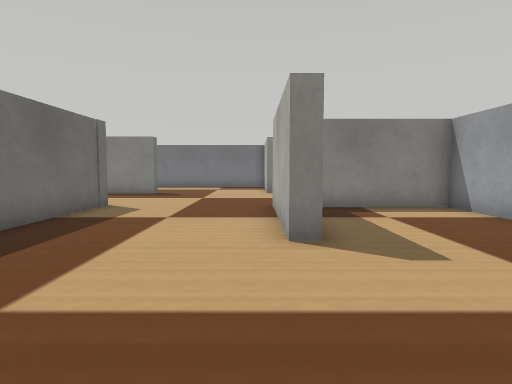
[1] (above)

20 first-person views from a walk through a Webots world. The camera is 0.22 m above the floor, tilts 4° down and sees 75° across. The floor is counted in squares, 0.2 m on a side. Each view is taken from the middle of a square. On the plan, view 1 faces up. The plan holds only what a view shows up to about 13 squares ahead; the rest is blank. Robots are left out. Simple shapes and patterns stand in for the simulator's stock objects.

[2]
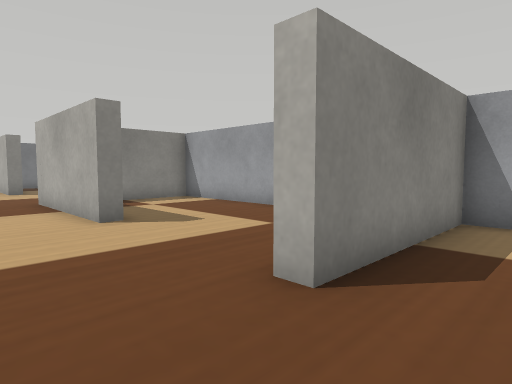

[3]
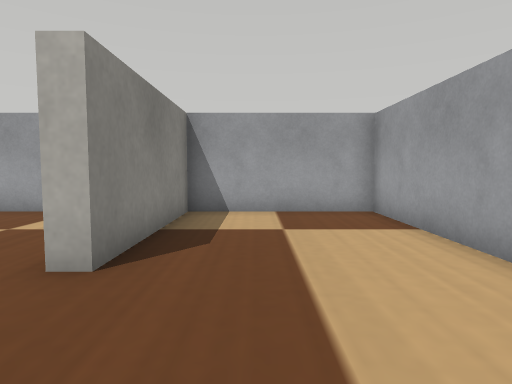

[4]
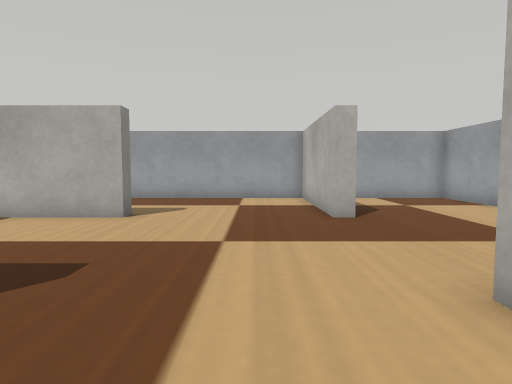

[5]
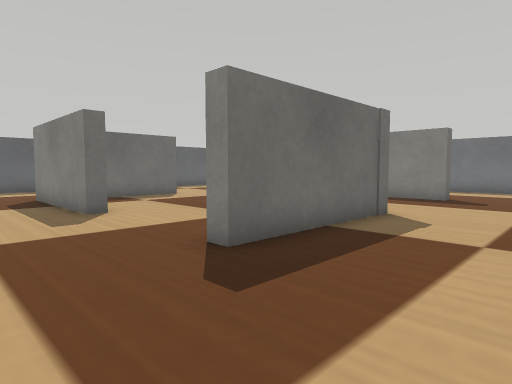

[6]
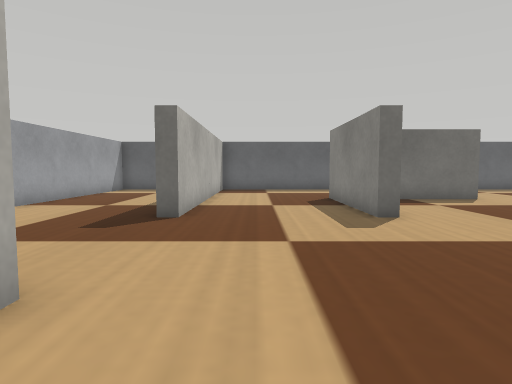

[7]
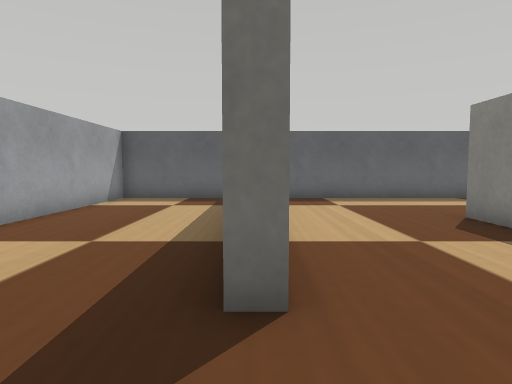

[8]
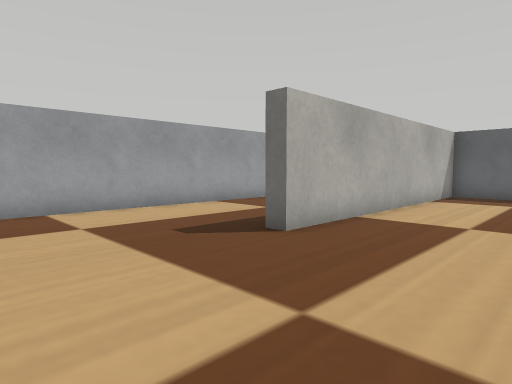

[9]
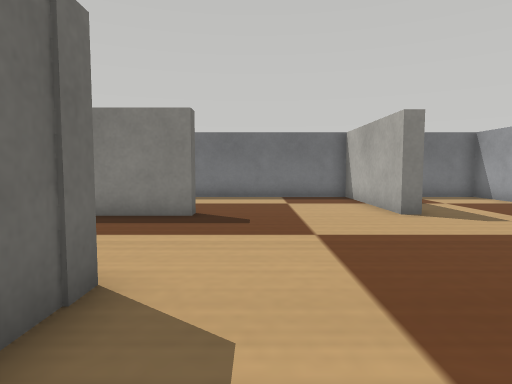

[10]
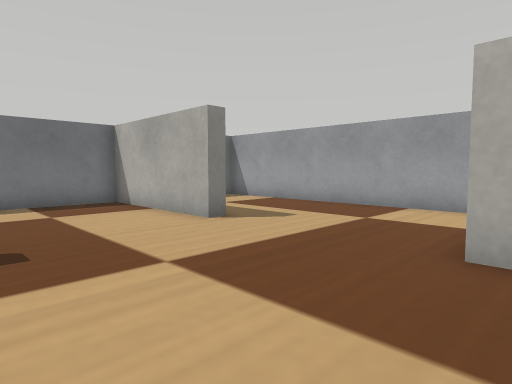

[11]
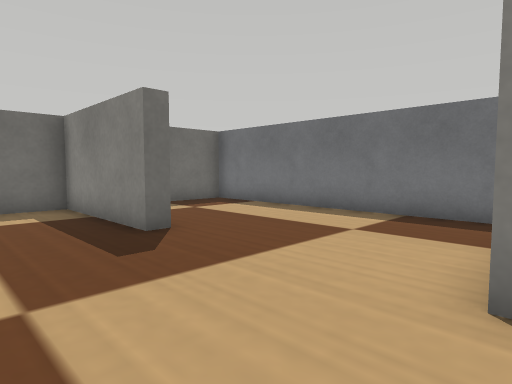

[12]
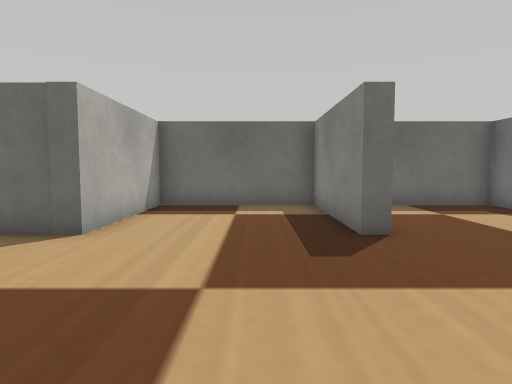

[13]
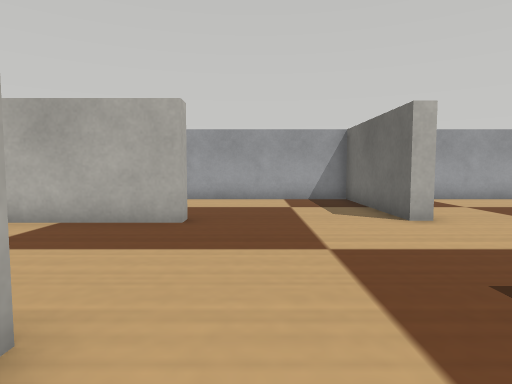

[14]
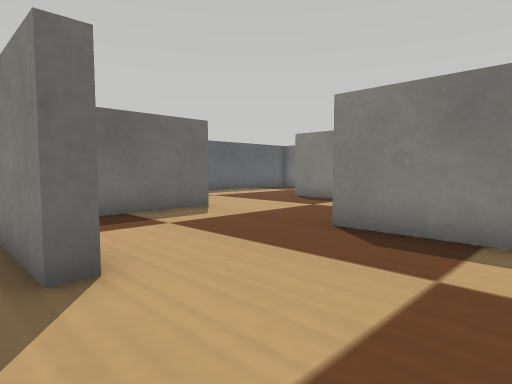

[15]
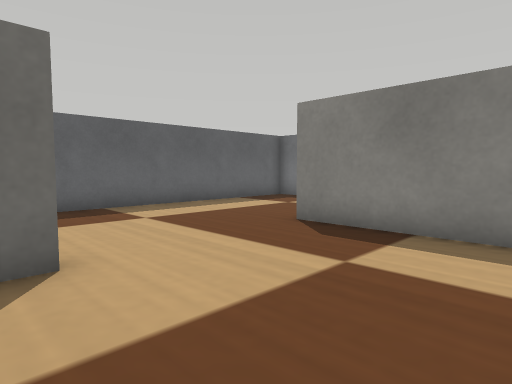

[16]
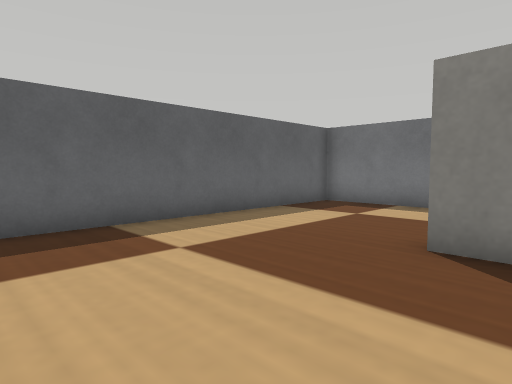

[17]
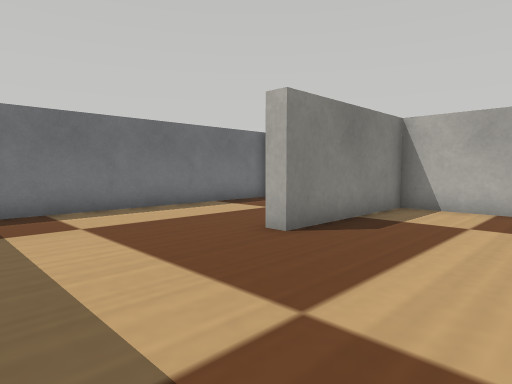

[18]
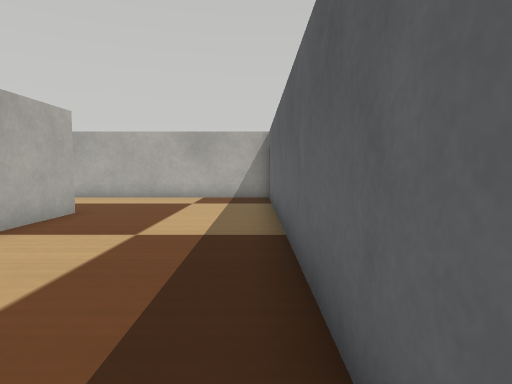

[19]
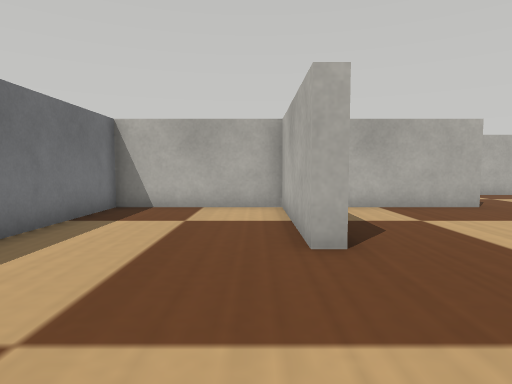

[20]
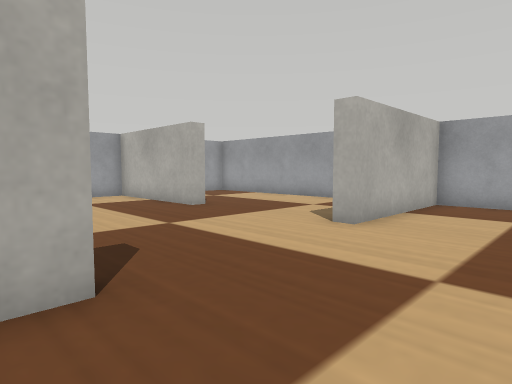

### Floor plan
Points are (right, up) in squares from view 1. A wall is a line through its corners. A room is listed if a view was taken in it or the views show most of it. See-through windows are left out.
Room 1 (views 1, 2, 3)
walls: (-4.3, 0) (-4.3, -5) (5.5, -5) (5.5, -0.3) (0.5, -0.3) (0.5, 0.3)
ways out: opening at (-1.5, 0) to room 3
Room 2 (views 4, 8, 14, 15, 16, 17, 18, 20)
walls: (-14, 10.1) (-14, 6.7); (-9.5, 5.4) (-9.5, 4.8) (-14.5, 4.8) (-14.5, 7.3); (-6.6, 9.6) (-9.5, 9.6) (-9.5, 14.8) (-14.5, 14.8) (-14.5, 15.2); (-4.5, 5) (-5.1, 5) (-5.1, 5.7); (-19.5, 15.5) (-19.5, 0.3) (-9.5, 0.3)
ways out: opening at (-5, 3) to room 3; opening at (-7.5, 0) to room 4; opening at (-17, 15) to room 5
Room 3 (views 5, 6, 9, 10, 11, 12, 13)
walls: (-4.5, 15.4) (-4.5, 14.8) (-9, 14.8) (-9, 10.1) (-4.5, 10.1) (-4.5, 5); (1.1, 15) (0.5, 15) (0.5, 20) (-9, 20) (-9, 17); (0.5, 5) (0.5, 10); (-4.8, 0) (-4.3, 0)
ways out: opening at (-1.5, 0) to room 1; opening at (-5, 3) to room 2; opening at (1, 3) to room 6; opening at (1, 13) to room 7
Room 4 (view 7)
walls: (-9.5, 0.3) (-9.5, -0.2); (-19.5, -1.1) (-19.5, -5) (-4.8, -5) (-4.8, 0)
ways out: opening at (-7.5, 0) to room 2
Room 5 (view 19)
walls: (-14.5, 15.2) (-9.5, 15.2) (-9.5, 20) (-19.5, 20) (-19.5, 15.5)
ways out: opening at (-17, 15) to room 2
Room 6 (no view inside)
walls: (1.1, 5) (0.5, 5); (0.5, 0.3) (5.5, 0.3) (5.5, 9.6) (1.9, 9.6)
ways out: opening at (1, 3) to room 3
Room 7 (no view inside)
walls: (5.5, 11) (5.5, 20) (3.5, 20)
ways out: opening at (1, 13) to room 3

Where each view was taken, in squares from view 1:
view 1: 0 up, 0 right, facing up
view 2: 2 down, 2 left, facing up-right
view 3: 2 down, 3 left, facing right
view 4: 2 up, 7 left, facing right
view 5: 2 up, 1 left, facing up-left
view 6: 2 up, 2 left, facing left
view 7: 0 up, 7 left, facing left
view 8: 4 up, 5 left, facing down-left
view 9: 7 up, 3 left, facing up
view 10: 9 up, 4 left, facing up-right
view 11: 12 up, 1 right, facing up-left
view 12: 13 up, 1 right, facing left
view 13: 7 up, 1 left, facing down
view 14: 4 up, 6 left, facing up-left
view 15: 9 up, 10 left, facing up-left
view 16: 10 up, 13 left, facing up-left
view 17: 11 up, 19 left, facing up-right
view 18: 13 up, 19 left, facing down
view 19: 16 up, 19 left, facing right
view 20: 6 up, 8 left, facing down-right
